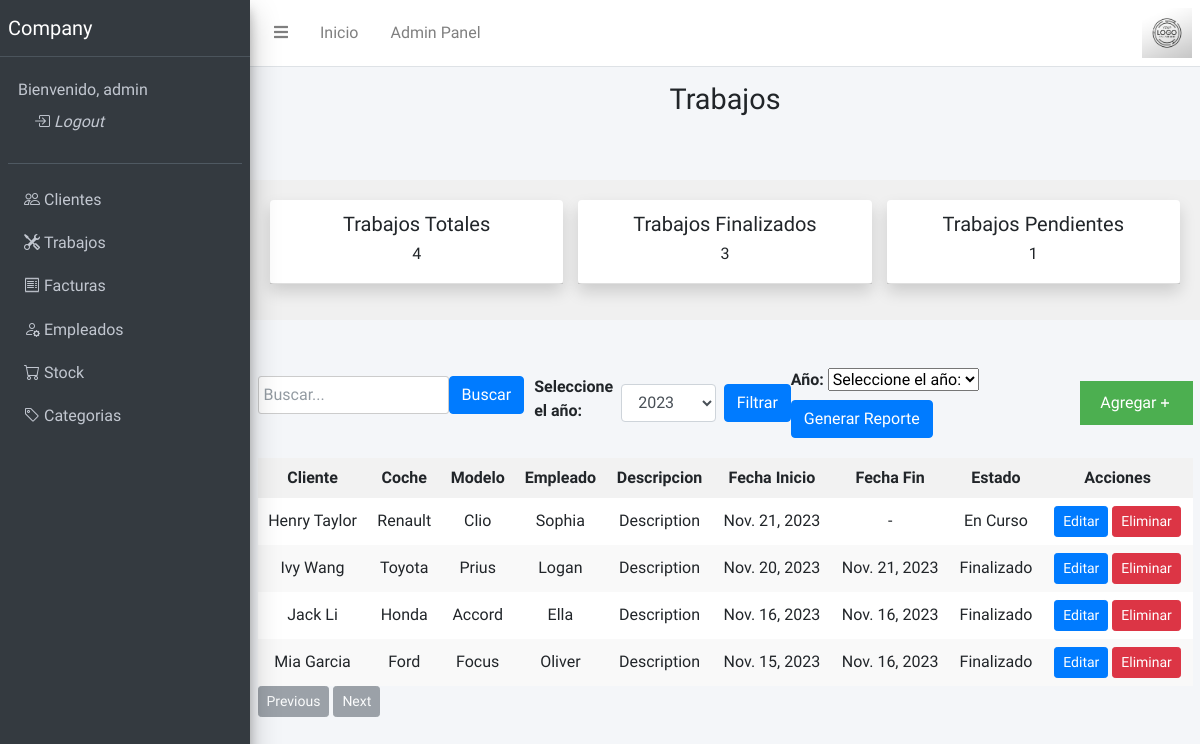
The app's page /jobs/ (signed in) with its own data.
### jobs/models.py (models this page shows, shortened)
class Job(models.Model):
    client = models.ForeignKey(Client, to_field='full_name', blank=False, null=True, on_delete=models.SET_NULL, verbose_name='Client')
    car = models.CharField(max_length=100, blank=False, null=True, verbose_name='Car')
    car_model = models.CharField(max_length=100, blank=False, null=True, verbose_name='Car Model')
    employee = models.ForeignKey(Employee, blank=True, null=True, on_delete=models.SET_NULL, verbose_name='Employee')
    description = models.TextField(blank=False, null=True, verbose_name='Description')
    start_date = models.DateField(blank=False, null=True,  verbose_name='Start Date')
    finished = models.BooleanField(default=False, blank=True, verbose_name='Finished')
    end_date = models.DateField(blank=True, null=True, verbose_name='End Date')
    state = models.CharField(max_length=100, blank=True, null=True, verbose_name='State')
    class Meta:
        db_table = 'jobs'
        verbose_name = 'Job'
        verbose_name_plural = 'Jobs'
        ordering = ['-id']

### clients/models.py (models this page shows, shortened)
class Client(models.Model):
    name = models.CharField(max_length=100, blank=False, null=True, verbose_name='Name')
    last_name = models.CharField(max_length=100, blank=False, null=True, verbose_name='Last Name')
    full_name = models.CharField(max_length=100, blank=True, null=True, unique=True, verbose_name='Full Name')
    ci = models.CharField(max_length=100, blank=False, null=True, verbose_name='Cedula de Identidad')
    rif = models.CharField(max_length=100, blank=True, null=True, verbose_name='Registro unico de Informacion Fiscal')
    address = models.CharField(max_length=100, blank=False, null=True, verbose_name='Address')
    phone = models.CharField(max_length=100, blank=False, null=True, verbose_name='Phone')
    email = models.EmailField(max_length=100, blank=False, null=True, verbose_name='Email')
    others_datas = models.CharField(max_length=100, blank=True, null=True, verbose_name='Others Datas')
    class Meta:
        db_table = 'clients'
        verbose_name = 'Client'
        verbose_name_plural = 'Clients'
        ordering = ['-id']

### management/models.py (models this page shows, shortened)
class Employee(models.Model):
    name = models.CharField(max_length=100, blank=False, null=True, verbose_name='Name')
    last_name = models.CharField(max_length=100, blank=False, null=True, verbose_name='Last Name')
    category = models.CharField(max_length=100, blank=False, null=True, verbose_name='Category')
    class Meta:
        db_table = 'employees'
        verbose_name = 'Employee'
        verbose_name_plural = 'Employees'
        ordering = ['-id']

### jobs/views.py (the view, shortened to what this page needs)
# urls.py: path('', JobListView.as_view(), name='jobs'),
class JobListView(LoginRequiredMixin,PermissionRequiredMixin,ListView):
    model = Job
    template_name = 'jobs_list.html'
    context_object_name = 'jobs'
    login_url = 'website:login'
    permission_required = 'jobs.view_job'
    def get_queryset(self):
        queryset=super().get_queryset()
        search_query = self.request.GET.get('search')
        year = self.request.GET.get('year')
        if year:
            queryset = queryset.filter(start_date__year=year)
        return queryset
    def get_context_data(self, **kwargs):
        context = super().get_context_data(**kwargs)
        jobs_list = Job.objects.all()
        for job in jobs_list:
            if job.finished == False:
                job.state = 'En Curso'
                job.save()
            elif job.finished == True:
                job.state = 'Finalizado'
                job.save()
        total_jobs = len(jobs_list)
        finished_jobs = len(jobs_list.filter(finished=True))
        unfinished_jobs = len(jobs_list.filter(finished=False))
        context['total_jobs'] = total_jobs
        context['finished_jobs'] = finished_jobs
        context['unfinished_jobs'] = unfinished_jobs
        years = Job.objects.dates('start_date', 'year', order='DESC')
        years = [year.year for year in years]
        context['years'] = years
        selected_year = self.request.GET.get('year')
        context['selected_year'] = selected_year
        return context

### jobs/templates/jobs_list.html (shortened to what this page needs)
{% extends 'base.html' %}
{% load static %}
{% block headerpage %}
Trabajos
{% endblock %}
{% block content %}
<div class="container mt-5 text-center">
    <div class="row">
        <div class="col-md-4">
            <div class="card shadow">
                <div class="card-header">
                    <h5 style="text-align: center;">Trabajos Totales</h5>
                    <h6 style="text-align: center;">{{ total_jobs }}</h6>
                </div>
            </div>
        </div>
        <div class="col-md-4">
            <div class="card shadow">
                <div class="card-header">
                    <h5 style="text-align: center;">Trabajos Finalizados</h5>
                    <h6 style="text-align: center;">{{ finished_jobs }}</h6>
                </div>
            </div>
        </div>
        <div class="col-md-4">
            <div class="card shadow">
                <div class="card-header">
                    <h5 style="text-align: center;">Trabajos Pendientes</h5>
                    <h6 style="text-align: center;">{{ unfinished_jobs }}</h6>
                </div>
            </div>
        </div>
    </div>
</div>
<div class="container-fluid mt-5">
    <div class="table-header">
        <div class="search-container">
            <form method="GET" action="{% url 'jobs:jobs' %}">
                <div class="form-group">
                    <input type="text" class="form-control" name="search" placeholder="Buscar...">
                    <button type="submit" class="btn btn-primary">Buscar</button>
                </div>
            </form>
        </div>
        <div class="filter-container">
            <form action="{% url 'jobs:jobs' %}" method="get" class="d-flex align-items-center">
                <label for="year" class="mr-2">Seleccione el año:</label>
                <select name="year" id="year" class="form-control mr-2">
                    {% for year in years %}
                        <option value="{{ year }}" {% if year == selected_year %}selected{% endif %}>{{ year }}</option>
                    {% endfor %}
                </select>
                <button type="submit" class="btn btn-primary">Filtrar</button>
            </form>
        </div>
        <div class="filter-container">
            <form method="get" action="{% url 'jobs:generate_report' %}">
                <label for="year">Año:</label>
                <select class="form-select-sm" name="year" id="year">
                    <option value="">Seleccione el año:</option>
                </select>
                <button type="submit" class="btn btn-primary">Generar Reporte</button>
            </form>
        </div>
        <div class="add-button">
            <button>
                <a href={%url 'jobs:add_job' %} style="color:white">Agregar</a>
                <svg xmlns="http://www.w3.org/2000/svg" fill="none" viewBox="0 0 24 24" stroke="currentColor">
                    <path strokeLinecap="round" strokeLinejoin="round" strokeWidth="2" d="M12 6v6m0 0v6m0-6h6m-6 0H6" />
                </svg>
            </button>
        </div>
    </div>
    <div class="table-responsive">
        <table>
            <thead>
                <tr>
                    <th scope="col" style="text-align: center;">Cliente</th>
                    <th scope="col" style="text-align: center;">Coche</th>
                    <th scope="col" style="text-align: center;">Modelo</th>
                    <th scope="col" style="text-align: center;">Empleado</th>
                    <th scope="col" style="text-align: center;">Descripcion</th>
                    <th scope="col" style="text-align: center;">Fecha Inicio</th>
                    <th scope="col" style="text-align: center;">Fecha Fin</th>
                    <th scope="col" style="text-align: center;">Estado</th>
                    <th scope="col" style="text-align: center;">Acciones</th>
                </tr>
            </thead>
            <tbody>
                {% for job in jobs %}
                <tr>
                    <td style="text-align: center;">{{ job.client.full_name }}</td>
                    <td style="text-align: center;">{{ job.car }}</td>
                    <td style="text-align: center;">{{ job.car_model }}</td>
                    <td style="text-align: center;">{{ job.employee.name }}</td>
                    <td style="text-align: center;">{{ job.description }}</td>
                    <td style="text-align: center;">{{ job.start_date }}</td>
                    {% if job.end_date is None %}
                        <td style="text-align: center;">-</td>
                    {% else %}
                        <td style="text-align: center;">{{ job.end_date }}</td>
                    {%endif%}
                    <td style="text-align: center;">{{ job.state }}</td>
                    <td style="text-align: center;">
                        <a href="{% url 'jobs:update_job' job.id %}" class="btn btn-primary btn-sm">Editar</a>
                        <a href="{% url 'jobs:delete_job' job.id %}" class="btn btn-danger btn-sm">Eliminar</a>
                    </td>
                </tr>
                {% empty %}
                <tr>
                    <td colspan="9" style="text-align: center;">No se encontraron trabajos.</td>
                </tr>
                {% endfor %}
            </tbody>
        </table>
    </div>
    <div class="pagination-container">
        <button id="prev-page-btn" class="btn btn-secondary btn-sm">Previous</button>
        <button id="next-page-btn" class="btn btn-secondary btn-sm">Next</button>
    </div>
</div>
{% endblock %}

### templates/base.html (shortened to what this page needs)
{% load static %}
<!DOCTYPE html>
<html lang="en">
<head>
    <link rel="stylesheet" href="{% static 'plugins/fontawesome-free/css/all.min.css' %}">
    <link rel="stylesheet" href="{% static 'dist/css/adminlte.min.css' %}">
    <link rel="stylesheet" href="https://cdn.jsdelivr.net/npm/bootstrap-icons@1.10.5/font/bootstrap-icons.css">
    <link rel="stylesheet" href="{% static 'css/customstyles.css' %}">
</head>
<body class="hold-transition sidebar-mini">
    <div class="wrapper">
        <nav class="main-header navbar navbar-expand navbar-white navbar-light">
            <ul class="navbar-nav">
                <li class="nav-item">
                    <a class="nav-link" data-widget="pushmenu" href="#" role="button"><i class="fas fa-bars"></i></a>
                </li>
                <li class="nav-item d-none d-sm-inline-block">
                    <a href="{% url 'website:index' %}" class="nav-link">Inicio</a>
                </li>
                {% if user.is_authenticated and user.is_superuser %}
                    <li class="nav-item d-none d-sm-inline-block">
                        <a href="{% url 'admin:index' %}" class="nav-link">Admin Panel</a>
                    </li>
                {% endif %}
            </ul>
            <ul class="navbar-nav ml-auto">
                <img src="{% static 'dist/img/logo.png' %}" alt="Top Cauchos Logo" style="height: 50px;">
            </ul>
        </nav>
        <aside class="main-sidebar sidebar-dark-primary elevation-4">
            <a href="{% url 'website:index' %}" class="brand-link">
                <span class="brand-text font-weight-light">Company</span>
            </a>
            <div class="sidebar">
                <div class="user-panel mt-3 pb-3 mb-3 d-flex">
                    <div class="info">
                        <a href="#" class="d-block">Bienvenido, {{ user.username }}<a href="{% url 'website:logout' %}" class="nav-link"><i class="bi bi-box-arrow-in-right"> Logout</i></a></a>
                    </div>
                </div>
                <nav class="mt-2">
                    <ul class="nav nav-pills nav-sidebar flex-column" data-widget="treeview" role="menu"
                        data-accordion="false">
                        <li class="nav-item">
                            <a href="{% url 'clients:clients' %}" class="nav-link">
                                <i class="bi bi-people"></i>
                                <p href="{% url 'clients:clients' %}">Clientes</p>
                            </a>
                        </li>
                        <li class="nav-item">
                            <a href="{% url 'jobs:jobs' %}" class="nav-link">
                                <i class="bi bi-tools"></i>
                                <p href="{% url 'jobs:jobs' %}">Trabajos</p>
                            </a>
                        </li>
                        <li class="nav-item">
                            <a href="{% url 'management:invoices' %}" class="nav-link">
                                <i class="bi bi-receipt"></i>
                                <p href="{% url 'management:invoices' %}">Facturas</p>
                            </a>
                        </li>
                        <li class="nav-item">
                            <a href="{% url 'management:employees' %}" class="nav-link">
                                <i class="bi bi-person-gear"></i>
                                <p href="{% url 'management:employees' %}">Empleados</p>
                            </a>
                        </li>
                        <li class="nav-item">
                            <a href="{% url 'management:products' %}" class="nav-link">
                                <i class="bi bi-cart"></i>
                                <p href="{% url 'management:products' %}">Stock</p>
                            </a>
                        </li>
                        <li class="nav-item">
                            <a href="{% url 'management:categories' %}" class="nav-link">
                                <i class="bi bi-tag"></i>
                                <p href="{% url 'management:categories' %}">Categorias</p>
                            </a>
                        </li>
                    </ul>
                </nav>
            </div>
        </aside>
        <div class="content-wrapper">
            <div class="content-header">
                <div class="container-fluid">
                    <div>
                        <div>
                            <h1 class="m-0" style="text-align: center;">{% block headerpage %}{% endblock %}</h1>
                        </div>
                    </div>
                </div>
            </div>
            {% block content %}{% endblock %}
        </div>
    </div>
</body>
</html>

### static/css/customstyles.css (style rules this page uses)
body, h1, h2, h3, p, ul, li { margin: 0; padding: 0; }
html, body, .container { height: 100%; }
.container { display: flex; flex-direction: column; background-color: #f0f0f0; padding: 20px; }
.table-responsive { overflow-x: auto; }
table { width: 100%; border-collapse: collapse; background-color: #fff; }
th, td { text-align: left; padding: 8px; }
th { background-color: #f2f2f2; }
tr:nth-child(even) { background-color: #f9f9f9; }
.table-header { display: flex; justify-content: space-between; align-items: center; margin-bottom: 20px; }
.add-button button { padding: 10px 20px; background-color: #4CAF50; color: white; border: none; cursor: pointer; display: flex; align-items: center; }
.add-button button svg { width: 16px; height: 16px; stroke-width: 2; vertical-align: middle; }
.search-container { margin-right: 10px; }
.search-container .form-group { display: flex; align-items: center; }
.search-container input { padding: 5px; border: 1px solid #ccc; border-radius: 3px; }

### records on screen
Job: client.full_name "Henry Taylor", car "Renault", car_model "Clio", employee.name "Sophia", description "Description", start_date "Nov. 21, 2023", state "En Curso"
Job: client.full_name "Ivy Wang", car "Toyota", car_model "Prius", employee.name "Logan", description "Description", start_date "Nov. 20, 2023", end_date "Nov. 21, 2023", state "Finalizado"
Job: client.full_name "Jack Li", car "Honda", car_model "Accord", employee.name "Ella", description "Description", start_date "Nov. 16, 2023", end_date "Nov. 16, 2023", state "Finalizado"
Job: client.full_name "Mia Garcia", car "Ford", car_model "Focus", employee.name "Oliver", description "Description", start_date "Nov. 15, 2023", end_date "Nov. 16, 2023", state "Finalizado"

### other values on screen
{{ user.username }} "admin"
{{ total_jobs }} "4"
{{ finished_jobs }} "3"
{{ unfinished_jobs }} "1"
form field year "2023"
